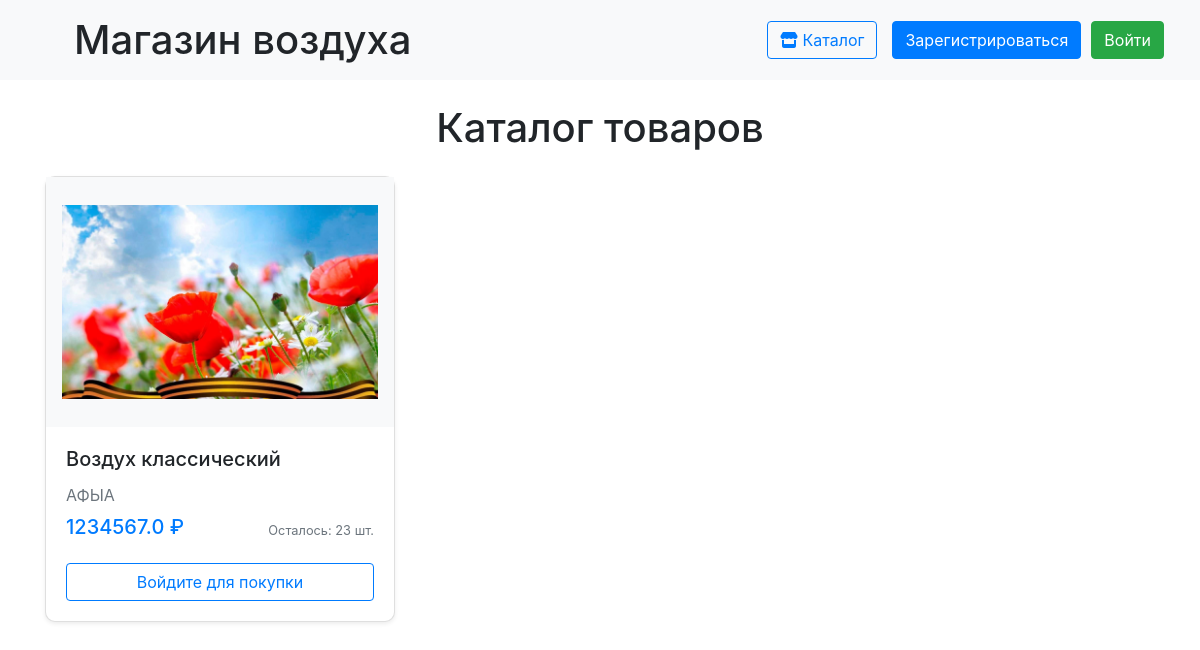
Before: / with the older database file.
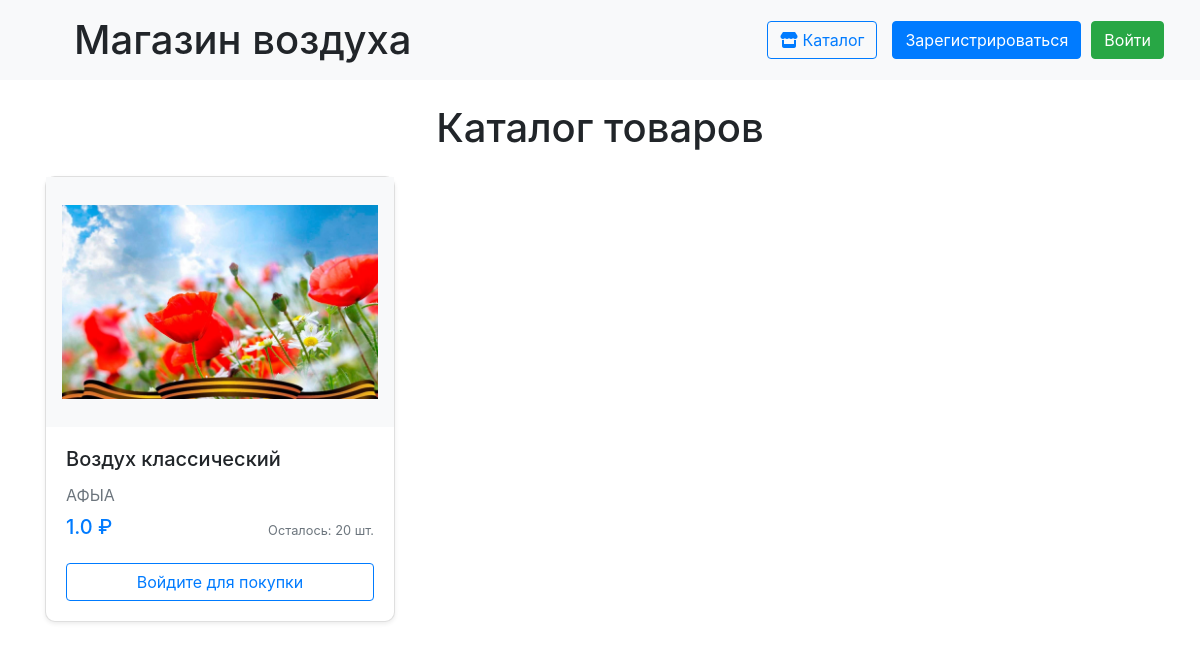
After: the same page with the newer database file.
### data/products.py (models this page shows)
class Product(SqlAlchemyBase):
    __tablename__ = 'products'
    id = sa.Column(sa.Integer, primary_key=True, autoincrement=True)
    title = sa.Column(sa.String, nullable=False)
    description = sa.Column(sa.Text)
    price = sa.Column(sa.Float, nullable=False)
    quantity = sa.Column(sa.Integer, default=0)
    image_url = sa.Column(sa.String)
    category = sa.Column(sa.String)
    created_at = sa.Column(sa.DateTime, default=sa.func.now())
    is_available = sa.Column(sa.Boolean, default=True)

### main.py (the view)
@app.route('/')
def index():
    db_sess = db_session.create_session()
    products = db_sess.query(Product).filter(Product.is_available == True).all()
    return render_template("index.html", products=products)

### data/db_session.py (called while the page is built)
def create_session() -> Session:
    global __factory
    return __factory()

### templates/index.html (shortened to what this page needs)
{% extends "base.html" %}
{% block content %}
<div class="container py-4">
    <h1 class="text-center mb-4">Каталог товаров</h1>
    <div class="row">
        {% for product in products %}
        <div class="col-lg-4 col-md-6 mb-4">
            <div class="card h-100 shadow-sm">
                <div class="product-image-container">
                    {% if product.image_url %}
                    <img src="{{ url_for('static', filename=product.image_url) }}"
                         class="card-img-top img-fluid p-3"
                         alt="{{ product.title }}"
                         style="max-height: 250px; object-fit: contain;">
                    {% else %}
                    <div class="no-image-placeholder d-flex align-items-center justify-content-center">
                        <i class="fas fa-image fa-5x text-muted"></i>
                    </div>
                    {% endif %}
                </div>
                <div class="card-body d-flex flex-column">
                    <h5 class="card-title">{{ product.title }}</h5>
                    {% if product.description %}
                    <p class="card-text text-muted mb-2">{{ product.description|truncate(100) }}</p>
                    {% endif %}
                    <div class="mt-auto">
                        <div class="d-flex justify-content-between align-items-center mb-3">
                            <span class="h5 text-primary">{{ product.price }} ₽</span>
                            <small class="text-muted">Осталось: {{ product.quantity }} шт.</small>
                        </div>
                        {% if current_user.is_authenticated %}
                        <form action="{{ url_for('buy', product_id=product.id) }}" method="POST">
                            <div class="input-group">
                                <input type="number" name="quantity" value="1" min="1"
                                       max="{{ product.quantity }}" class="form-control">
                                <button class="btn btn-success" {% if product.quantity < 1 %}disabled{% endif %}>
                                    <i class="fas fa-shopping-cart"></i> Купить
                                </button>
                            </div>
                        </form>
                        {% else %}
                        <a href="{{ url_for('login') }}" class="btn btn-outline-primary btn-block">
                            Войдите для покупки
                        </a>
                        {% endif %}
                    </div>
                </div>
            </div>
        </div>
        {% endfor %}
    </div>
</div>
{% endblock %}

### templates/base.html (shortened to what this page needs)
<!doctype html>
<html lang="en">
<head>
    <link rel="stylesheet" href="https://stackpath.bootstrapcdn.com/bootstrap/4.4.1/css/bootstrap.min.css">
    <link rel="stylesheet" href="https://cdnjs.cloudflare.com/ajax/libs/font-awesome/6.0.0/css/all.min.css">
    <link rel="stylesheet" href="{{ url_for('static', filename='css/style.css') }}">
</head>
<body>
<nav class="navbar navbar-light bg-light">
    <div class="navbar-container">
        <h1 class="m-2" style="padding-left: 30px;">Магазин воздуха</h1>
        <div class="nav-section">
            {% if current_user.is_authenticated %}
                <a href="{{ url_for('index') }}" class="btn btn-outline-primary">
                    <i class="fas fa-store"></i> Каталог
                </a>
                <div class="d-flex align-items-center">
                    <span class="balance mr-2" onclick="window.location.href='{{ url_for('payment') }}'">
                        {{ current_user.balance }} ₽
                    </span>
                    <span class="username {% if current_user.is_admin %}admin-badge{% endif %}"
                          onclick="window.location.href='{{ url_for('profile') }}'">
                        {{ current_user.name }}
                        {% if current_user.is_admin %}<span class="badge badge-warning ml-2">ADMIN</span>{% endif %}
                    </span>
                </div>
            {% else %}
                <a href="{{ url_for('index') }}" class="btn btn-outline-primary">
                    <i class="fas fa-store"></i> Каталог
                </a>
                <div class="auth-buttons">
                    <a class="btn btn-primary" href="/register">Зарегистрироваться</a>
                    <a class="btn btn-success" href="/login">Войти</a>
                </div>
            {% endif %}
        </div>
    </div>
</nav>
<main>
    {% block content %}{% endblock %}
</main>
</body>
</html>

### static/css/style.css (style rules this page uses)
.navbar-container { width: 100%; display: flex; justify-content: space-between; align-items: center; }
.nav-section { display: flex; align-items: center; gap: 15px; }
.auth-buttons { display: flex; gap: 10px; align-items: center; }
.navbar-container { display: flex; justify-content: space-between; align-items: center; width: 100%; padding: 0 20px; }

### templates/index.html (style rules this page uses)
.product-image-container { height: 250px; display: flex; align-items: center; justify-content: center; background-color: #f8f9fa; overflow: hidden; }
.card { transition: transform 0.2s; border-radius: 10px; }

Changed rows visible on the page:
changed Product "Воздух классический": price "1234567.0" → "1.0"; quantity "23" → "20"
